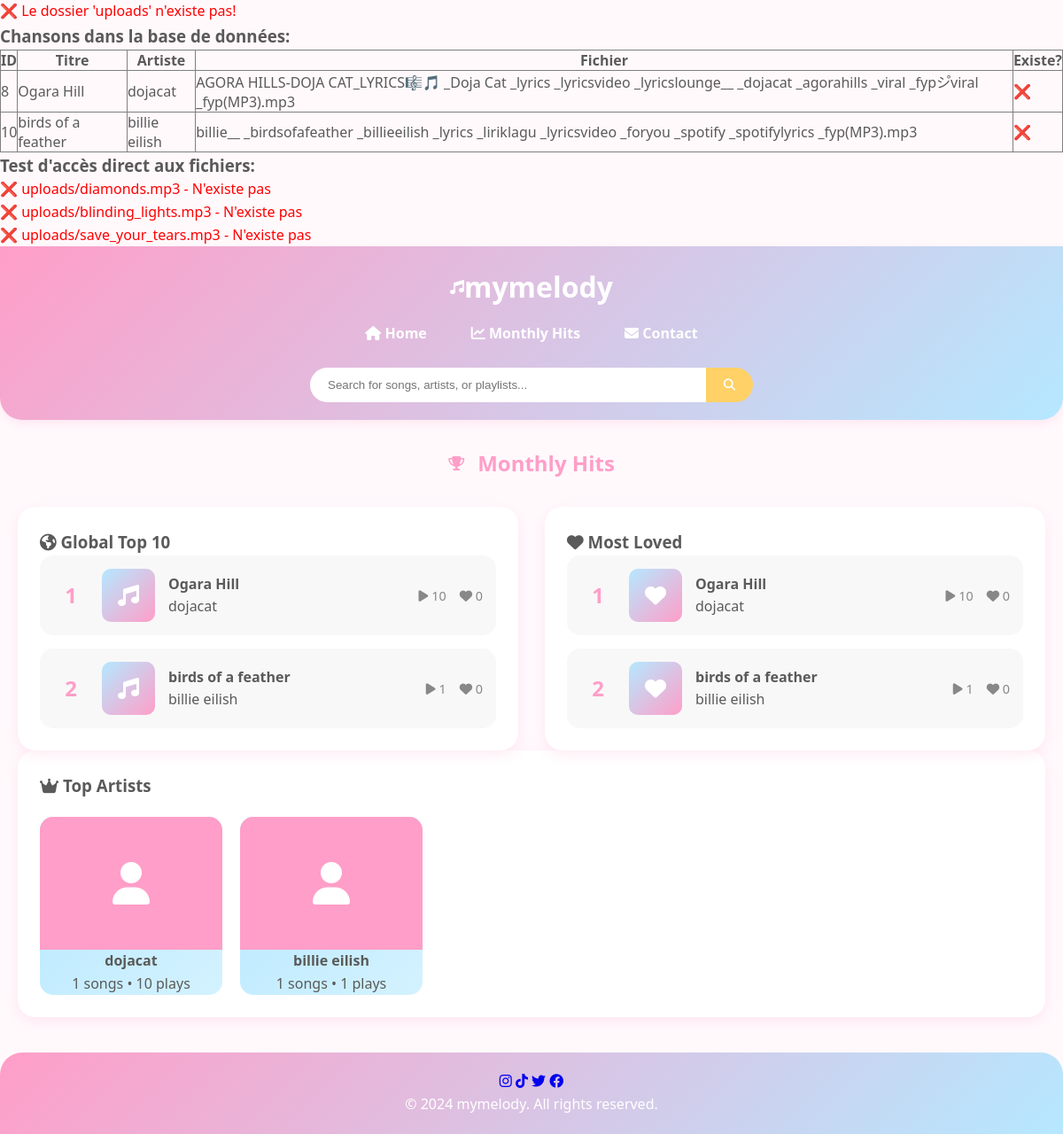
The app's page /hits.php with its own data.
### tables this page shows
CREATE TABLE `songs` (
  `id` int(11) NOT NULL,
  `title` varchar(255) NOT NULL,
  `artist` varchar(100) NOT NULL,
  `album` varchar(255) DEFAULT NULL,
  `genre` varchar(50) DEFAULT NULL,
  `duration` varchar(10) DEFAULT NULL,
  `file_path` varchar(500) DEFAULT NULL,
  `plays` int(11) DEFAULT 0,
  `likes` int(11) DEFAULT 0,
  `release_date` date DEFAULT NULL,
  `created_at` datetime DEFAULT current_timestamp()
);

### hits.php (the view, shortened to what this page needs)
<?php
require_once 'config.php';
$top_songs_sql = "SELECT * FROM songs ORDER BY plays DESC LIMIT 10";
$top_songs_result = mysqli_query($conn, $top_songs_sql);
$top_songs = array();
if (mysqli_num_rows($top_songs_result) > 0) {
    while($row = mysqli_fetch_assoc($top_songs_result)) {
        $top_songs[] = $row;
    }
}
$loved_songs_sql = "SELECT * FROM songs ORDER BY likes DESC LIMIT 10";
$loved_songs_result = mysqli_query($conn, $loved_songs_sql);
$loved_songs = array();
if (mysqli_num_rows($loved_songs_result) > 0) {
    while($row = mysqli_fetch_assoc($loved_songs_result)) {
        $loved_songs[] = $row;
    }
}
$artists_sql = "SELECT artist, COUNT(*) as song_count, SUM(plays) as total_plays FROM songs GROUP BY artist ORDER BY total_plays DESC LIMIT 5";
$artists_result = mysqli_query($conn, $artists_sql);
$top_artists = array();
if (mysqli_num_rows($artists_result) > 0) {
    while($row = mysqli_fetch_assoc($artists_result)) {
        $top_artists[] = $row;
    }
}
if (!is_dir('uploads')) {
    echo "<p style='color: red;'>❌ Le dossier 'uploads' n'existe pas!</p>";
}
echo "<h3>Chansons dans la base de données:</h3>";
$songs_sql = "SELECT id, title, artist, file_path FROM songs";
$result = mysqli_query($conn, $songs_sql);
if (mysqli_num_rows($result) > 0) {
    echo "<table border='1' style='border-collapse: collapse; width: 100%;'>";
    echo "<tr><th>ID</th><th>Titre</th><th>Artiste</th><th>Fichier</th><th>Existe?</th></tr>";
    while ($song = mysqli_fetch_assoc($result)) {
        $file_exists = file_exists('uploads/' . $song['file_path']) ? '✅' : '❌';
        echo "<tr>";
        echo "<td>{$song['id']}</td>";
        echo "<td>{$song['title']}</td>";
        echo "<td>{$song['artist']}</td>";
        echo "<td>{$song['file_path']}</td>";
        echo "<td>$file_exists</td>";
        echo "</tr>";
    }
    echo "</table>";
} else {
    echo "<p>Aucune chanson dans la base de données.</p>";
}
echo "<h3>Test d'accès direct aux fichiers:</h3>";
$test_files = ['diamonds.mp3', 'blinding_lights.mp3', 'save_your_tears.mp3'];
foreach ($test_files as $test_file) {
    $test_path = 'uploads/' . $test_file;
    if (file_exists($test_path)) {
        $size = filesize($test_path);
        $type = mime_content_type($test_path);
        echo "<p>✅ $test_path - Existe ($size bytes, $type)</p>";
        $content = file_get_contents($test_path);
        if ($content !== false) {
            echo "<p style='color: green;'>   → Fichier peut être lu</p>";
        } else {
            echo "<p style='color: red;'>   → Erreur de lecture du fichier</p>";
        }
    } else {
        echo "<p style='color: red;'>❌ $test_path - N'existe pas</p>";
    }
}
?>
<!DOCTYPE html>
<html lang="en">
<head>
    <link rel="stylesheet" href="https://cdnjs.cloudflare.com/ajax/libs/font-awesome/6.4.0/css/all.min.css">
</head>
<body>
    <header>
        <div class="header-content">
            <div class="logo">
                <i class="fas fa-music"></i>
                <h1>mymelody</h1>
            </div>
            <nav>
                <ul>
                    <li><a href="main.php"><i class="fas fa-home"></i> Home</a></li>
                    <li><a href="hits.php" class="active"><i class="fas fa-chart-line"></i> Monthly Hits</a></li>
                    <li><a href="contact.php"><i class="fas fa-envelope"></i> Contact</a></li>
                </ul>
            </nav>
            <form class="search-form" action="main.php" method="POST">
                <input type="text" name="query" placeholder="Search for songs, artists, or playlists...">
                <button type="submit"><i class="fas fa-search"></i></button>
            </form>
        </div>
    </header>
    <main>
        <div class="page-title">
            <i class="fas fa-trophy"></i>
            <h2>Monthly Hits</h2>
        </div>
        <div class="charts-container">
            <section class="chart-section">
                <h3><i class="fas fa-globe-americas"></i> Global Top 10</h3>
                <div class="song-list">
                    <?php foreach($top_songs as $index => $song): ?>
                    <div class="song-item">
                        <div class="song-rank <?php echo $index < 3 ? 'top-3' : ''; ?>"><?php echo $index + 1; ?></div>
                        <div class="song-cover">
                            <i class="fas fa-music"></i>
                        </div>
                        <div class="song-info">
                            <h4><?php echo htmlspecialchars($song['title']); ?></h4>
                            <p><?php echo htmlspecialchars($song['artist']); ?></p>
                        </div>
                        <div class="song-stats">
                            <span><i class="fas fa-play"></i> <?php echo number_format($song['plays']); ?></span>
                            <span><i class="fas fa-heart"></i> <?php echo number_format($song['likes']); ?></span>
                        </div>
                    </div>
                    <?php endforeach; ?>
                </div>
            </section>
            <section class="chart-section">
                <h3><i class="fas fa-heart"></i> Most Loved</h3>
                <div class="song-list">
                    <?php foreach($loved_songs as $index => $song): ?>
                    <div class="song-item">
                        <div class="song-rank <?php echo $index < 3 ? 'top-3' : ''; ?>"><?php echo $index + 1; ?></div>
                        <div class="song-cover">
                            <i class="fas fa-heart"></i>
                        </div>
                        <div class="song-info">
                            <h4><?php echo htmlspecialchars($song['title']); ?></h4>
                            <p><?php echo htmlspecialchars($song['artist']); ?></p>
                        </div>
                        <div class="song-stats">
                            <span><i class="fas fa-play"></i> <?php echo number_format($song['plays']); ?></span>
                            <span><i class="fas fa-heart"></i> <?php echo number_format($song['likes']); ?></span>
                        </div>
                    </div>
                    <?php endforeach; ?>
                </div>
            </section>
        </div>
        <section class="chart-section">
            <h3><i class="fas fa-crown"></i> Top Artists</h3>
            <div class="artist-grid">
                <?php foreach($top_artists as $artist): ?>
                <div class="artist-card">
                    <div class="artist-img">
                        <i class="fas fa-user"></i>
                    </div>
                    <div class="artist-info">
                        <h4><?php echo htmlspecialchars($artist['artist']); ?></h4>
                        <p><?php echo $artist['song_count']; ?> songs • <?php echo number_format($artist['total_plays']); ?> plays</p>
                    </div>
                </div>
                <?php endforeach; ?>
            </div>
        </section>
    </main>
    <footer>
        <div class="footer-content">
            <div class="social-icons">
                <a href="#"><i class="fab fa-instagram"></i></a>
                <a href="#"><i class="fab fa-tiktok"></i></a>
                <a href="#"><i class="fab fa-twitter"></i></a>
                <a href="#"><i class="fab fa-facebook"></i></a>
            </div>
            <p>&copy; 2024 mymelody. All rights reserved.</p>
        </div>
    </footer>
</body>
</html>

### hits.php (style rules this page uses)
:root { --primary: #ff9ec8; --secondary: #b5e8ff; --accent: #ffd166; --text: #5a5a5a; --light: #fff9fc; --card-bg: #ffffff; --shadow: rgba(255, 158, 200, 0.2); }
* { margin: 0; padding: 0; box-sizing: border-box; }
body { font-family: 'Nunito', 'Segoe UI', Tahoma, Geneva, Verdana, sans-serif; background-color: var(--light); color: var(--text); line-height: 1.6; }
header { background: linear-gradient(135deg, var(--primary), var(--secondary)); color: white; padding: 20px 0; box-shadow: 0 4px 12px var(--shadow); border-radius: 0 0 25px 25px; position: relative; overflow: hidden; }
.header-content { max-width: 1200px; margin: 0 auto; padding: 0 20px; display: flex; flex-direction: column; align-items: center; }
.logo { display: flex; align-items: center; margin-bottom: 15px; }
nav ul { list-style: none; display: flex; gap: 20px; margin-bottom: 15px; }
nav ul li a { color: white; text-decoration: none; font-weight: 600; padding: 8px 15px; border-radius: 20px; }
.search-form { display: flex; width: 100%; max-width: 500px; margin-top: 10px; }
.search-form input { flex: 1; padding: 12px 20px; border: none; border-radius: 30px 0 0 30px; }
.search-form button { background-color: var(--accent); color: white; border: none; padding: 0 20px; border-radius: 0 30px 30px 0; cursor: pointer; }
main { max-width: 1200px; margin: 30px auto; padding: 0 20px; }
.page-title { text-align: center; margin-bottom: 30px; color: var(--primary); display: flex; align-items: center; justify-content: center; gap: 15px; }
.charts-container { display: grid; grid-template-columns: 1fr 1fr; gap: 30px; }
.chart-section { background-color: var(--card-bg); border-radius: 20px; padding: 25px; box-shadow: 0 5px 15px var(--shadow); }
.song-list { display: flex; flex-direction: column; gap: 15px; }
.song-item { display: flex; align-items: center; padding: 15px; background-color: #f8f8f8; border-radius: 15px; }
.song-rank { font-size: 1.5rem; font-weight: 800; color: var(--primary); width: 40px; text-align: center; margin-right: 15px; }
.song-cover { width: 60px; height: 60px; border-radius: 10px; margin-right: 15px; background: linear-gradient(135deg, var(--secondary), var(--primary)); display: flex; align-items: center; justify-content: center; color: white; font-size: 1.5rem; }
.song-info { flex: 1; }
.song-stats { display: flex; align-items: center; gap: 15px; color: #888; font-size: 0.9rem; }
.artist-grid { display: grid; grid-template-columns: repeat(auto-fill, minmax(200px, 1fr)); gap: 20px; margin-top: 20px; }
.artist-card { background: linear-gradient(135deg, var(--secondary), #d4f2ff); border-radius: 15px; overflow: hidden; text-align: center; }
.artist-img { width: 100%; height: 150px; background-color: var(--primary); display: flex; align-items: center; justify-content: center; color: white; font-size: 3rem; }
footer { background: linear-gradient(135deg, var(--primary), var(--secondary)); color: white; text-align: center; padding: 20px 0; margin-top: 40px; border-radius: 25px 25px 0 0; }

### records on screen
songs: id "8", title "Ogara Hill", artist "dojacat", file_path "AGORA HILLS-DOJA CAT_LYRICS🎼🎵 _Doja Cat _lyrics _lyricsvideo _lyricslounge__ _dojacat _agorahills _viral _fypシ゚viral _fyp(MP3).mp3", file_path "❌", plays "10", likes "0"
songs: id "10", title "birds of a feather", artist "billie eilish", file_path "billie__ _birdsofafeather _billieeilish _lyrics _liriklagu _lyricsvideo _foryou _spotify _spotifylyrics _fyp(MP3).mp3", file_path "❌", plays "1", likes "0"

### other values on screen
$test_path "uploads/diamonds.mp3"
$test_path "uploads/blinding_lights.mp3"
$test_path "uploads/save_your_tears.mp3"
$artist['artist'] "dojacat"
$artist['song_count'] "1"
$artist['total_plays'] "10"
$artist['artist'] "billie eilish"
$artist['total_plays'] "1"
